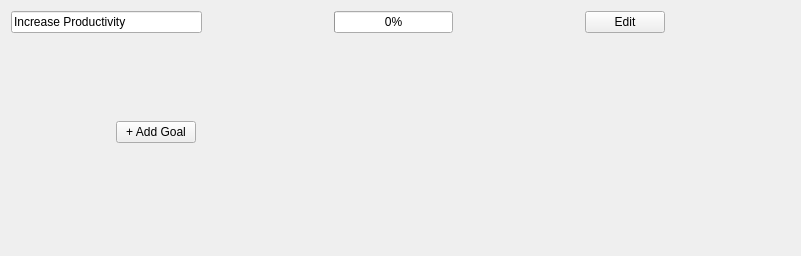
          <widget class="QWidget" name="scrollAreaWidgetContents">
           <property name="geometry">
            <rect>
             <x>0</x>
             <y>0</y>
             <width>801</width>
             <height>256</height>
            </rect>
           </property>
           <layout class="QGridLayout" name="gridLayout_5">
            <item row="0" column="0" colspan="3">
             <widget class="QLineEdit" name="goalsIncreaseProductivityEdit">
              <property name="minimumSize">
               <size>
                <width>191</width>
                <height>0</height>
               </size>
              </property>
              <property name="text">
               <string>Increase Productivity</string>
              </property>
             </widget>
            </item>
            <item row="0" column="3">
             <spacer name="horizontalSpacer_4">
              <property name="orientation">
               <enum>Qt::Horizontal</enum>
              </property>
              <property name="sizeHint" stdset="0">
               <size>
                <width>118</width>
                <height>20</height>
               </size>
              </property>
             </spacer>
            </item>
            <item row="0" column="4">
             <widget class="QProgressBar" name="goalsProductivityPercentage">
              <property name="autoFillBackground">
               <bool>false</bool>
              </property>
              <property name="value">
               <number>0</number>
              </property>
              <property name="alignment">
               <set>Qt::AlignCenter</set>
              </property>
              <property name="textVisible">
               <bool>true</bool>
              </property>
              <property name="invertedAppearance">
               <bool>false</bool>
              </property>
              <property name="format">
               <string>0%</string>
              </property>
             </widget>
            </item>
            <item row="0" column="5">
             <spacer name="horizontalSpacer_5">
              <property name="orientation">
               <enum>Qt::Horizontal</enum>
              </property>
              <property name="sizeHint" stdset="0">
               <size>
                <width>118</width>
                <height>20</height>
               </size>
              </property>
             </spacer>
            </item>
            <item row="0" column="6">
             <widget class="QPushButton" name="goalsEditButton">
              <property name="text">
               <string>Edit</string>
              </property>
             </widget>
            </item>
            <item row="0" column="7">
             <spacer name="horizontalSpacer_12">
              <property name="orientation">
               <enum>Qt::Horizontal</enum>
              </property>
              <property name="sizeHint" stdset="0">
               <size>
                <width>119</width>
                <height>20</height>
               </size>
              </property>
             </spacer>
            </item>
            <item row="1" column="1">
             <widget class="QPushButton" name="goalsAddGoalButton">
              <property name="text">
               <string>+ Add Goal</string>
              </property>
             </widget>
            </item>
            <item row="1" column="4">
             <spacer name="verticalSpacer">
              <property name="orientation">
               <enum>Qt::Vertical</enum>
              </property>
              <property name="sizeHint" stdset="0">
               <size>
                <width>20</width>
                <height>145</height>
               </size>
              </property>
             </spacer>
            </item>
            <item row="2" column="0">
             <spacer name="horizontalSpacer_3">
              <property name="orientation">
               <enum>Qt::Horizontal</enum>
              </property>
              <property name="sizeHint" stdset="0">
               <size>
                <width>85</width>
                <height>20</height>
               </size>
              </property>
             </spacer>
            </item>
            <item row="2" column="2" colspan="6">
             <spacer name="horizontalSpacer_13">
              <property name="orientation">
               <enum>Qt::Horizontal</enum>
              </property>
              <property name="sizeHint" stdset="0">
               <size>
                <width>588</width>
                <height>20</height>
               </size>
              </property>
             </spacer>
            </item>
           </layout>
          </widget>
